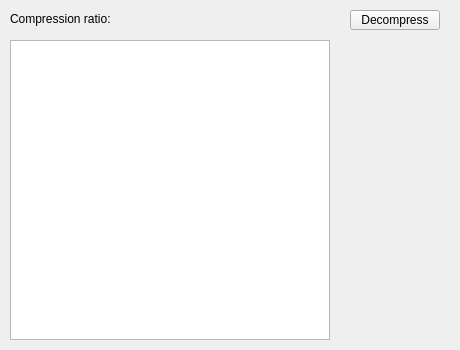
<?xml version="1.0" encoding="UTF-8"?>
<ui version="4.0">
 <class>subHfm</class>
 <widget class="QWidget" name="subHfm">
  <property name="geometry">
   <rect>
    <x>0</x>
    <y>0</y>
    <width>460</width>
    <height>350</height>
   </rect>
  </property>
  <property name="windowTitle">
   <string>Huffman</string>
  </property>
  <widget class="QTableView" name="tableView">
   <property name="geometry">
    <rect>
     <x>10</x>
     <y>40</y>
     <width>320</width>
     <height>300</height>
    </rect>
   </property>
   <property name="editTriggers">
    <set>QAbstractItemView::NoEditTriggers</set>
   </property>
   <attribute name="verticalHeaderVisible">
    <bool>false</bool>
   </attribute>
  </widget>
  <widget class="QLabel" name="label">
   <property name="geometry">
    <rect>
     <x>10</x>
     <y>10</y>
     <width>200</width>
     <height>17</height>
    </rect>
   </property>
   <property name="text">
    <string>Compression ratio:</string>
   </property>
  </widget>
  <widget class="QPushButton" name="pushButton">
   <property name="geometry">
    <rect>
     <x>350</x>
     <y>10</y>
     <width>90</width>
     <height>20</height>
    </rect>
   </property>
   <property name="text">
    <string>Decompress</string>
   </property>
  </widget>
  <widget class="QLabel" name="labelImg">
   <property name="geometry">
    <rect>
     <x>350</x>
     <y>40</y>
     <width>67</width>
     <height>17</height>
    </rect>
   </property>
   <property name="text">
    <string/>
   </property>
  </widget>
 </widget>
 <resources/>
 <connections/>
</ui>
